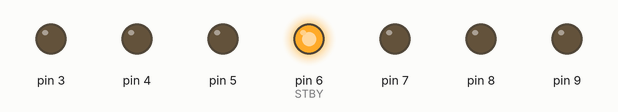
A sketch run on a simulated Arduino Uno, built with avr-gcc and run on an emulated ATmega328P. Parts: output pins drawn as LEDs (lit = HIGH).

Above: at 0.21 s.
Timing chart, 0 to 1.9 s (numbered marks = the images above):
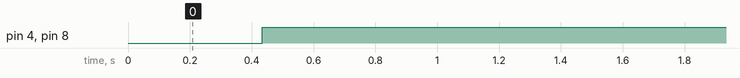

The sketch:

IRTank.ino
```cpp
#include "motor.h"

#include <IRremote.h>


const int MASK_4BIT = B1111;
const int MASK_16BIT = 0xffff;
const int STBY = 6;
const int RECV_PIN = 10;

IRrecv irrecv(RECV_PIN);
decode_results results;

Motor left_motor(5, 4, 3);
Motor right_motor(7, 8, 9);


/** モーターを動かす
 *
 *  @param motor モーター
 *  @param msg   命令（4bit）
 */
void work_motor(Motor& motor, int msg);

/** 受信した命令を実行する
 *
 *  @param motor モーター
 *  @param msg   命令（16bit）
 */
void work(int msg);

void dump(const decode_results* const results) {
  if (results->decode_type == NEC) {
    Serial.print("Decoded NEC: ");
  } else {
    Serial.print("Decoded Unknown: ");
  }
  Serial.println(results->value, HEX);
  Serial.println();
}

void setup() {
  // put your setup code here, to run once:

  Serial.begin(9600);

  pinMode(STBY, OUTPUT);
  digitalWrite(STBY, HIGH);
  left_motor.initPinMode();
  right_motor.initPinMode();

  irrecv.enableIRIn(); // Start the receiver
}

unsigned long last_received = 0;
void loop() {
  if (irrecv.decode(&results)) {
    dump(&results);
    long value = results.value;
    long msg = (value >> 16) & 0xffff;  // 16bit
    long not_msg = value &     0xffff;

    // error check
    if (results.decode_type == NEC && (msg & not_msg) == 0) {
      work(msg);
    } else {
      Serial.println("error check failed");
    }

    irrecv.resume();
    last_received = millis();
  }

  if (millis() - last_received >= 108 * 4) {
    work(0);
  }
  delay(10);
}

void work(int msg) {
  work_motor(left_motor,  (msg >> 12) & MASK_4BIT);
  work_motor(right_motor, (msg >>  8) & MASK_4BIT);

  // future work
  // work_foo(right_motor, (msg >>  4) & MASK_4BIT);
  // work_bar(right_motor, (msg      ) & MASK_4BIT);
}

void work_motor(Motor& motor, int msg) {
  // 先頭のビットで向きを決める
  int direc = (msg & B1000) ? Motor::FW : Motor::BW;
  int value = (msg & B0111) * 0xff / B0111;
  // Serial.println("motor");
  // Serial.println(msg);
  // Serial.println(direc);
  //Serial.println(value);
  motor.run(direc, value);
}
```

motor.cpp
```cpp
#include "motor.h"
#include <Arduino.h>

Motor::Motor(int p0, int p1, int pwm) {
  setPin(p0, p1);
  setPWM(pwm);
}

void Motor::setPin(int p0, int p1) {
  pin0_ = p0;
  pin1_ = p1;
}

void Motor::setPWM(int pin) { pin_pwm_ = pin; }

void Motor::initPinMode() {
  pinMode(pin0_, OUTPUT);
  pinMode(pin1_, OUTPUT);
  if (pin_pwm_ > 0) pinMode(pin_pwm_, OUTPUT);
}

void Motor::run(int direc, int value) {
  byte cmd = 0;
  switch (direc) {
    case NN:
      cmd = B00;  // 00
      break;
    case FW:
      cmd = B10;  // 10
      break;
    case BW:
      cmd = B01;  // 01
      break;
    case BR:
      cmd = B11;  // 11
      break;
    default:
      break;
  }
  int v0 = (cmd & 2) >> 1;
  int v1 = cmd & 1;
  digitalWrite(pin0_, v0 ? HIGH : LOW);
  digitalWrite(pin1_, v1 ? HIGH : LOW);
  if (pin_pwm_ > 0 ) {
    analogWrite(pin_pwm_, value);
  }
}

void Motor::stop() {
  digitalWrite(pin0_, LOW);
  digitalWrite(pin1_, LOW);
}
```

motor.h
```cpp
#if !defined MOTOR_H_INCLUDED__
#define MOTOR_H_INCLUDED__

class Motor {
 private:
  int pin0_, pin1_, pin_pwm_;

 public:
  static const int NN = 0;
  static const int FW = 1;
  static const int BW = 2;
  static const int BR = 3;

  Motor();
  Motor(int p0, int p1, int pwm=-1);
  void setPin(int p0, int p1);
  void setPWM(int pin);
  void initPinMode();
  void run(int direc, int value=0);
  void stop();
};

#endif // MOTOR_H_INCLUDED__
```

Measured:
- by itself, pin 4, pin 8: LOW → HIGH at 0.43 s
